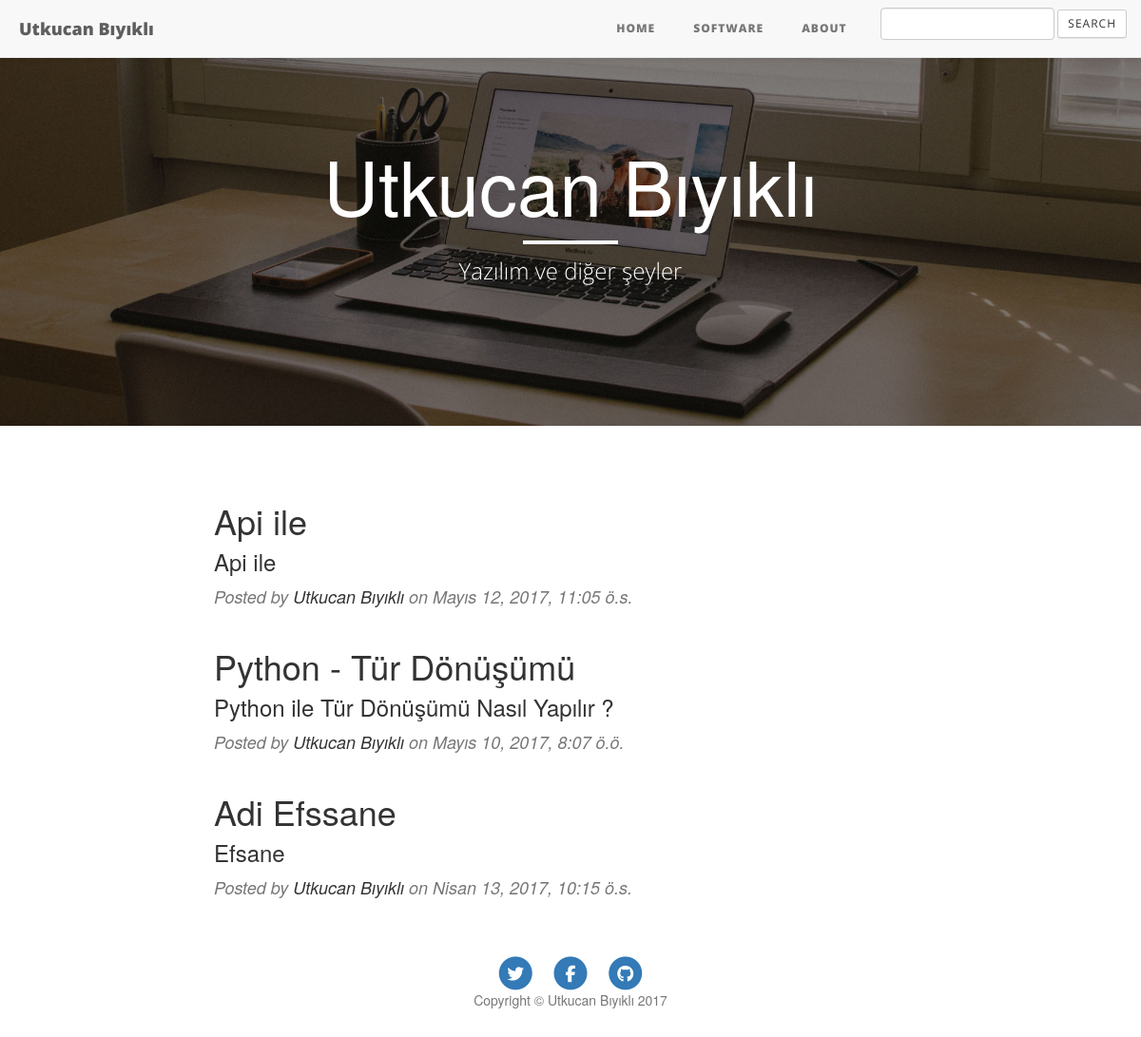
The page /software on the database its author committed.
### Articles/models.py (models this page shows, shortened)
class Article(models.Model):
    title=models.CharField(max_length=25,unique=True)
    body=models.CharField(max_length=140,unique=True)
    content=models.TextField()
    like=models.IntegerField(default=0)
    genre=models.CharField(max_length=10)
    date=models.DateTimeField(auto_now_add=True)
    publish=models.BooleanField(default=False)
    class Meta:
        ordering=["-date"]

### Articles/views.py (the view)
# urls.py: url(r"^software$", views.SoftwareArticle.as_view(), name="software"),
class SoftwareArticle(generic.ListView):
    context_object_name = "software"
    template_name = "article/softarticle.html"
    paginate_by=4
    def get_queryset(self):
        return Article.objects.filter(genre__startswith="software",publish=True).order_by("-date")

### Articles/templates/article/softarticle.html (shortened to what this page needs)
{% extends 'article/base.html' %}
{% load static %}
{% block body %}
  <header class="intro-header" style="background-image: url('../../static/Articles/img/home-bg.jpg')">
        <div class="container">
            <div class="row">
                <div class="col-lg-8 col-lg-offset-2 col-md-10 col-md-offset-1">
                    <div class="site-heading">
                        <h1>Utkucan Bıyıklı</h1>
                        <hr class="small">
                        <span class="subheading">Yazılım ve diğer şeyler</span>
                    </div>
                </div>
            </div>
        </div>
    </header>
{% if software %}
        {% for s in software %}
    <div class="container">
        <div class="row">
            <div class="col-lg-8 col-lg-offset-2 col-md-10 col-md-offset-1">
                <div class="post-preview">
                    <a href="{% url 'articles:detail' s.id %}">
                        <h2 class="post-title">
                            {{s.title}}
                        </h2>
                        <h3 class="post-subtitle">
                            {{s.body}}
                        </h3>
                    </a>
                    <p class="post-meta">Posted by <a href="#">Utkucan Bıyıklı</a> on {{s.date}}</p>
                </div>
                  </div>
        </div>
    </div>
                {% endfor %}
                {% endif %}
    <footer>
        <div class="container">
            <div class="row">
                <div class="col-lg-8 col-lg-offset-2 col-md-10 col-md-offset-1">
                    <ul class="list-inline text-center">
                        <li>
                            <a href="#">
                                <span class="fa-stack fa-lg">
                                    <i class="fa fa-circle fa-stack-2x"></i>
                                    <i class="fa fa-twitter fa-stack-1x fa-inverse"></i>
                                </span>
                            </a>
                        </li>
                        <li>
                            <a href="#">
                                <span class="fa-stack fa-lg">
                                    <i class="fa fa-circle fa-stack-2x"></i>
                                    <i class="fa fa-facebook fa-stack-1x fa-inverse"></i>
                                </span>
                            </a>
                        </li>
                        <li>
                            <a href="#">
                                <span class="fa-stack fa-lg">
                                    <i class="fa fa-circle fa-stack-2x"></i>
                                    <i class="fa fa-github fa-stack-1x fa-inverse"></i>
                                </span>
                            </a>
                        </li>
                    </ul>
                    <p class="copyright text-muted">Copyright &copy; Utkucan Bıyıklı 2017</p>
                </div>
            </div>
        </div>
    </footer>
{% endblock %}

### rows shown on the page
Article: title "Api ile", body "Api ile", date "Mayıs 12, 2017, 11:05 ö.s."
Article: title "Python - Tür Dönüşümü", body "Python ile Tür Dönüşümü Nasıl Yapılır ?", date "Mayıs 10, 2017, 8:07 ö.ö."
Article: title "Adi Efssane", body "Efsane", date "Nisan 13, 2017, 10:15 ö.s."
